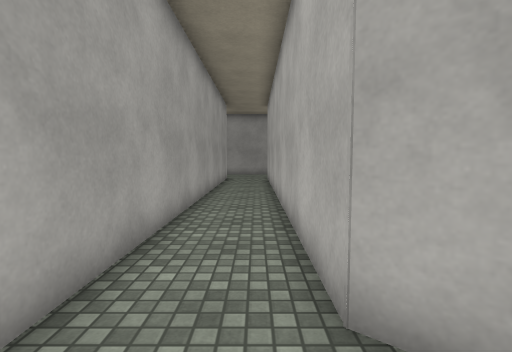
view 1 (above)

16 first-person views from a walk through a Unity game level. The camera is 1.3 m above the floor, tilts 4° down and sees 85° across. The floor is counted in squares, 0.95 m on a side. Each view is taken from the middle of a square. On the plan, view 1 faces up. The plan holds only what a view shows up to about 14 squares ahead; the rest is blank. The place goes on beyond the plan. The player is left out. Surface patterns are stand-ins for the level's own textures.

view 2
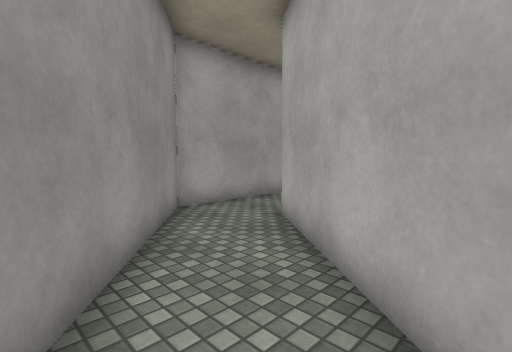

view 3
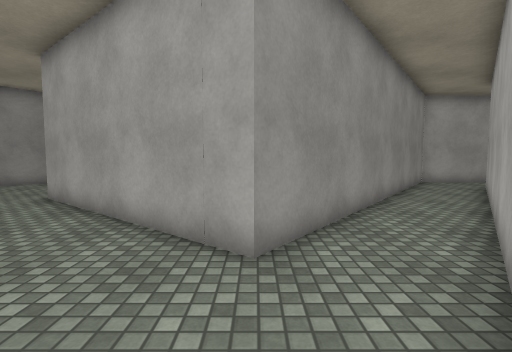

view 4
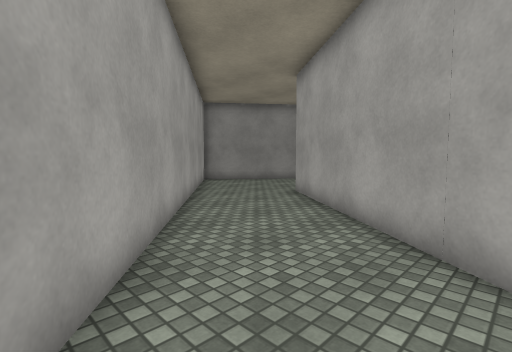

view 5
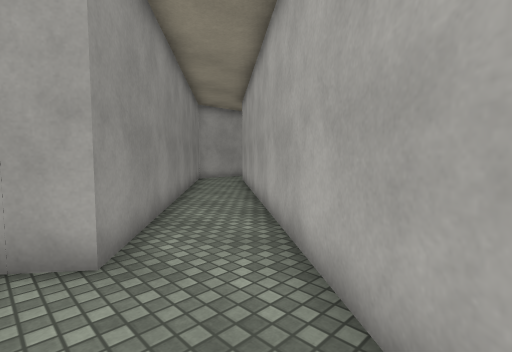

view 6
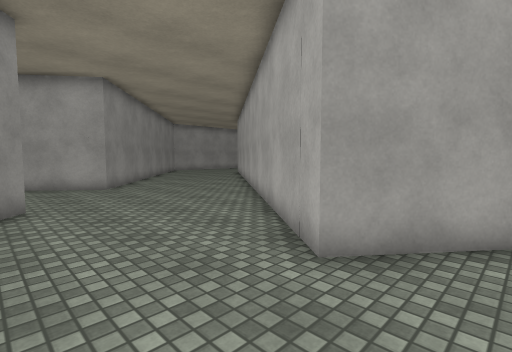

view 7
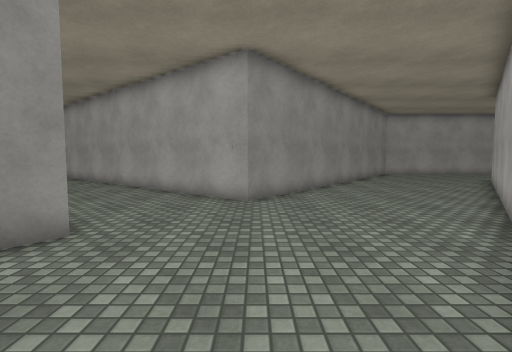

view 8
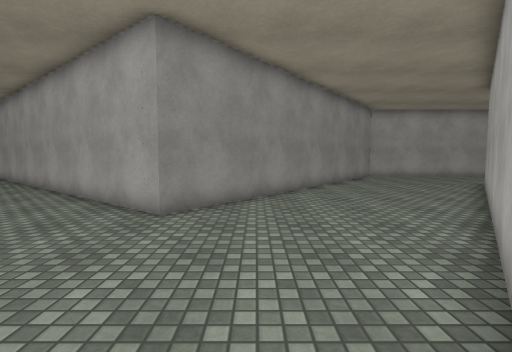

view 9
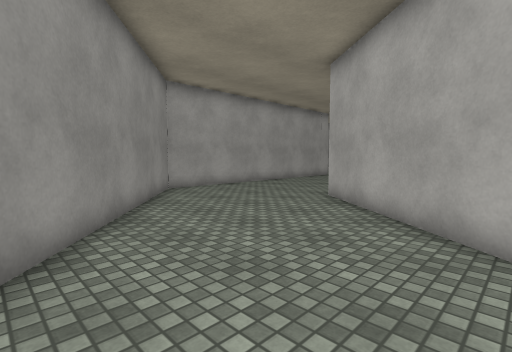

view 10
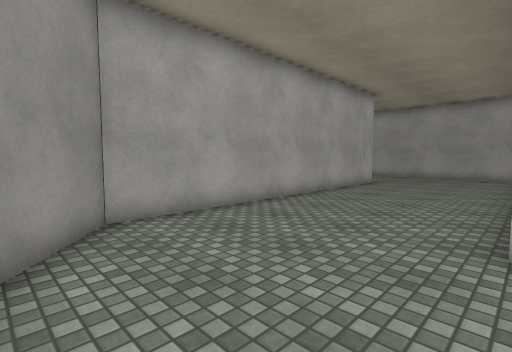

view 11
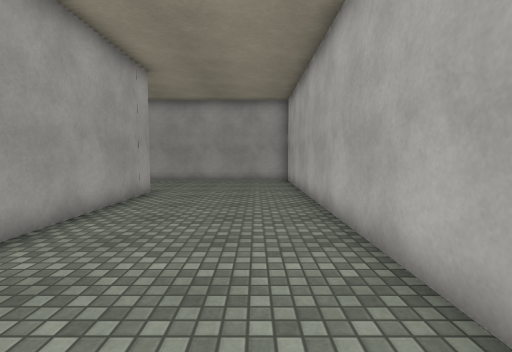

view 12
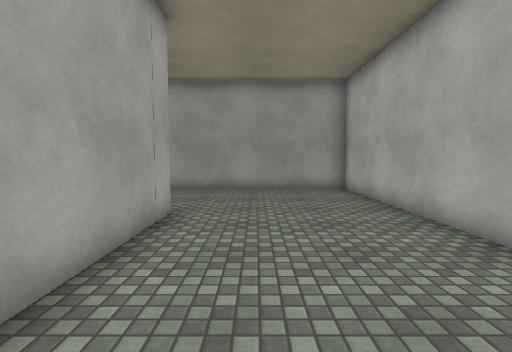

view 13
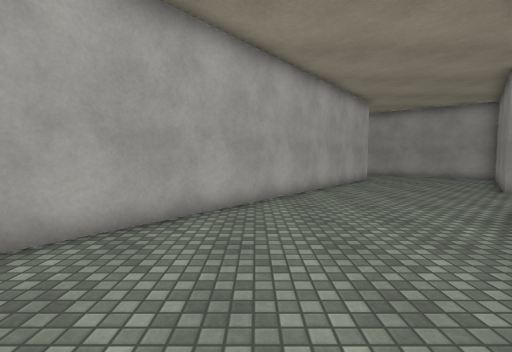

view 14
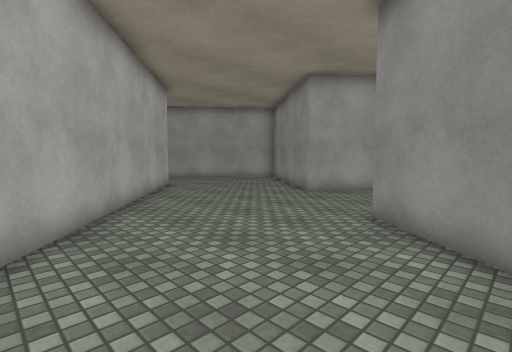

view 15
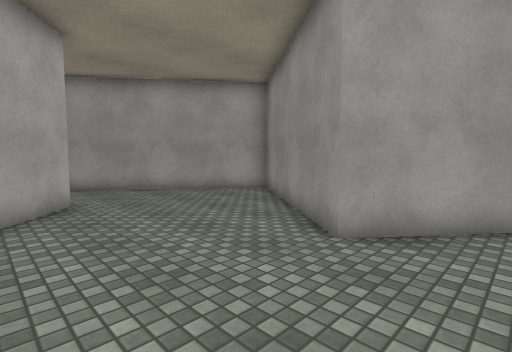

view 16
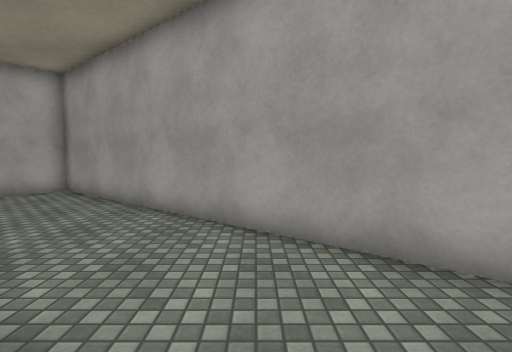

### Floor plan
Points are (right, up) in squares from view 1. A wall is a line through its corners. A room is listed if a view was taken in it or the views show most of it. See-through windows are left out.
Room 1 (views 1, 2, 3, 4, 5)
walls: (11.2, -12.2) (14.1, -8.5) (0.7, 2.1); (-1.8, 0.8) (9.3, -8) (7, -10.9)
ways out: opening at (9, -11) to room 2; opening at (-0.5, 2)
Room 2 (views 6, 7, 8, 9, 10, 11, 12, 13, 14, 15, 16)
walls: (-13.2, -0.1) (-13.2, 13.9) (-20.5, 13.9); (-4.6, -19.5) (-2.7, -17.2) (0.1, -19.4); (7, -10.9) (4, -14.8) (-13.2, -1.2); (-19.1, 8.8) (-19.1, -4.2) (-6.5, -14.2) (-10.6, -19.5); (5.3, -19.6) (11.2, -12.2)
ways out: opening at (9, -11) to room 1

Positions as (right, up) in squares from view 1, and headings:
1: (0, 0), facing up
2: (5, -3), facing up-left
3: (13, -8), facing left
4: (13, -8), facing down-left
5: (13, -9), facing up-left
6: (6, -18), facing up-left
7: (2, -14), facing left
8: (0, -12), facing left
9: (-8, -10), facing up-left
10: (-13, -6), facing up-left
11: (-15, -2), facing up
12: (-17, 2), facing up
13: (-13, -8), facing right
14: (-9, -8), facing down-right
15: (-5, -13), facing down-right
16: (3, -16), facing right
